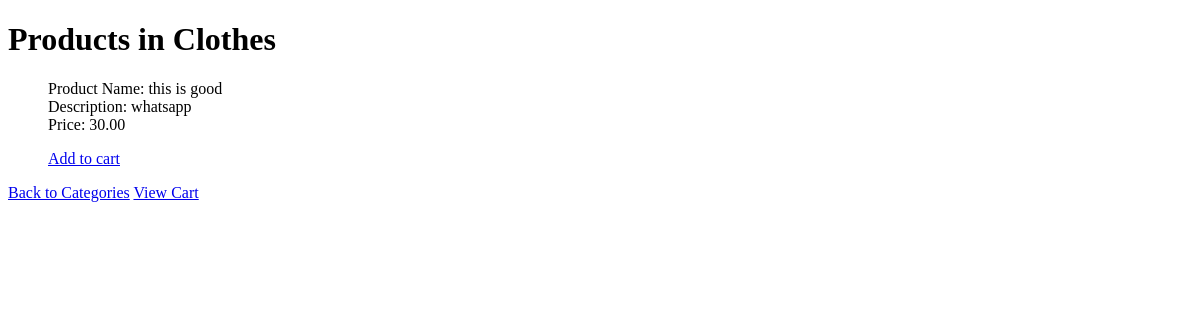
/category/5/, run on an earlier commit of the app's database.
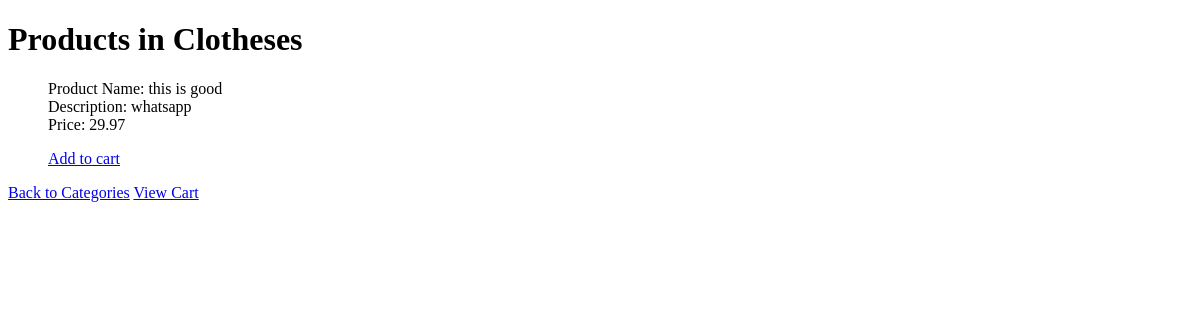
And on a later commit of the database.
### Eshop/models.py (models this page shows, shortened)
class Category(models.Model):
    name = models.CharField(max_length=200)

class Product(models.Model):
    category = models.ForeignKey(Category, on_delete=models.CASCADE, related_name='products')
    name = models.CharField(max_length=250)
    description = models.TextField()
    price = models.DecimalField(max_digits=10, decimal_places=2)

### Eshop/views.py (the view)
# urls.py: path('category/<int:category_id>/', views.product_list, name='product_list'),
def product_list(request, category_id):
    category = get_object_or_404(Category, id=category_id)
    products = category.products.all()
    return render(request, 'User/product_list.html', {'category':category, 'products':products})

### Eshop/templates/User/product_list.html (shortened to what this page needs)
<!DOCTYPE html>
<html>
<head>
</head>
<body>
    <h1>Products in {{ category.name }}</h1>
    <ul>
        {% for product in products %}
            <div>
                <p>
                    Product Name: {{ product.name }} <br>
                    Description: {{ product.description }} <br>
                    Price: {{product.price}} <br>
                </p>
                <a href="{% url 'add_to_cart' product.id %}">Add to cart</a>
            </div>
        {% endfor %}
    </ul>
    <a href="{% url 'category_list' %}">Back to Categories</a>
    <a href="{% url 'cart_details' %}">View Cart</a>
</body>
</html>

What changed in the data, as far as the page shows it:
changed Category: name "Clothes" → "Clotheses"
changed Product "this is good": price "30.00" → "29.97"
